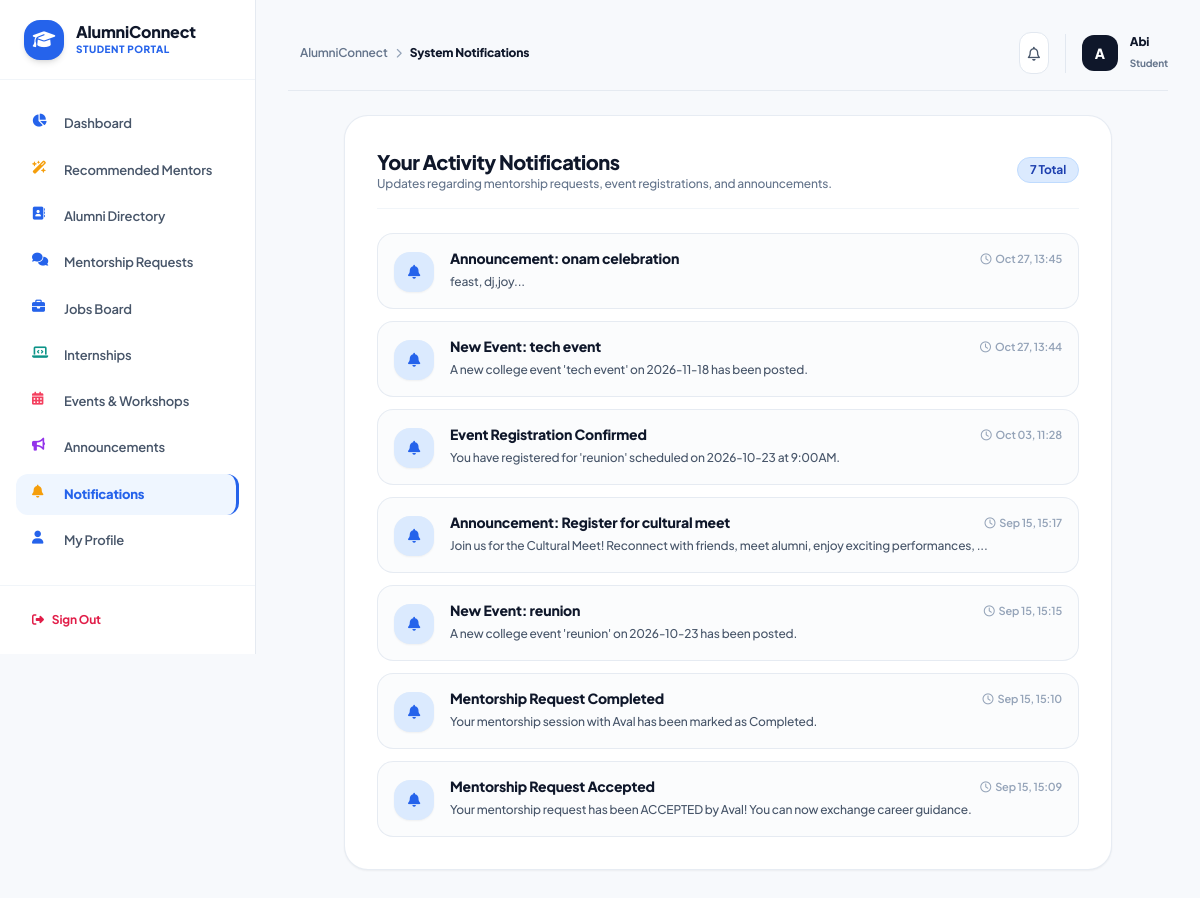
The page /student/notifications (signed in) on the database its author committed.
### models/user.py (models this page shows, shortened)
class User(UserMixin, db.Model):
    __tablename__ = 'users'
    id = db.Column(db.Integer, primary_key=True)
    name = db.Column(db.String(100), nullable=False)
    email = db.Column(db.String(120), unique=True, nullable=False, index=True)
    password_hash = db.Column(db.String(255), nullable=False)
    role = db.Column(db.String(20), nullable=False, default='student')  # student, alumni, admin
    created_at = db.Column(db.DateTime, default=datetime.utcnow)
    is_active = db.Column(db.Boolean, default=True)
    student_profile = db.relationship('StudentProfile', backref='user', uselist=False, cascade="all, delete-orphan")
    alumni_profile = db.relationship('AlumniProfile', backref='user', uselist=False, cascade="all, delete-orphan")
    notifications = db.relationship('Notification', backref='user', cascade="all, delete-orphan")
    event_registrations = db.relationship('EventRegistration', backref='user', cascade="all, delete-orphan")

### models/notifications.py (models this page shows, shortened)
class Notification(db.Model):
    __tablename__ = 'notifications'
    id = db.Column(db.Integer, primary_key=True)
    user_id = db.Column(db.Integer, db.ForeignKey('users.id'), nullable=False)
    title = db.Column(db.String(150), nullable=False)
    message = db.Column(db.Text, nullable=False)
    notification_type = db.Column(db.String(50), default='general')  # mentorship, event, job, general
    is_read = db.Column(db.Boolean, default=False)
    created_at = db.Column(db.DateTime, default=datetime.utcnow)

### routes/student.py (the view)
@student_bp.route('/notifications')
@login_required
@role_required('student')
def notifications():
    notifs = Notification.query.filter_by(user_id=current_user.id).order_by(Notification.created_at.desc()).all()
    for n in notifs:
        n.is_read = True
    db.session.commit()
    return render_template('student/notifications.html', notifications=notifs)

### utils/helpers.py (called while the page is built, shortened)
def role_required(*roles):
    def decorator(f):
        @wraps(f)
        def decorated_function(*args, **kwargs):
            if not current_user.is_authenticated:
                flash('Please log in to access this page.', 'warning')
                return redirect(url_for('auth.login'))
            return f(*args, **kwargs)
        return decorated_function
    return decorator

### templates/student/notifications.html (shortened to what this page needs)
{% extends 'base.html' %}
{% block header_title %}System Notifications{% endblock %}
{% block content %}
<div class="max-w-3xl mx-auto space-y-6">
    <div class="bg-white rounded-3xl border border-slate-200/80 p-6 sm:p-8 shadow-sm space-y-6">
        <div class="flex items-center justify-between border-b pb-4 border-slate-100">
            <div>
                <h2 class="text-xl font-extrabold text-slate-900 tracking-tight">Your Activity Notifications</h2>
                <p class="text-xs text-slate-500 font-medium">Updates regarding mentorship requests, event registrations, and announcements.</p>
            </div>
            <span class="px-3 py-1 bg-blue-100 text-blue-800 text-xs font-bold rounded-full border border-blue-200">{{ notifications|length }} Total</span>
        </div>
        <div class="space-y-3">
            {% for n in notifications %}
            <div class="p-4 rounded-2xl border border-slate-200/80 bg-slate-50/50 flex items-start space-x-4 hover-lift transition-all">
                <div class="w-10 h-10 rounded-2xl bg-blue-100 text-blue-600 flex items-center justify-center font-bold text-sm shrink-0 mt-0.5 shadow-sm">
                    {% if n.category == 'event' %}
                    <i class="fa-solid fa-calendar-check text-purple-600"></i>
                    {% elif n.category == 'mentorship' %}
                    <i class="fa-solid fa-user-graduate text-teal-600"></i>
                    {% else %}
                    <i class="fa-solid fa-bell text-blue-600"></i>
                    {% endif %}
                </div>
                <div class="flex-1 space-y-1">
                    <div class="flex items-center justify-between">
                        <h4 class="font-extrabold text-slate-900 text-sm leading-tight">{{ n.title }}</h4>
                        <span class="text-[11px] text-slate-400 font-semibold shrink-0 ml-2"><i class="fa-regular fa-clock mr-1"></i>{{ n.created_at.strftime('%b %d, %H:%M') }}</span>
                    </div>
                    <p class="text-xs text-slate-600 leading-relaxed font-medium">{{ n.message }}</p>
                </div>
            </div>
            {% endfor %}
        </div>
    </div>
</div>
{% endblock %}

### templates/base.html (shortened to what this page needs)
<!DOCTYPE html>
<html lang="en" class="h-full">
<head>
  <script src="https://cdn.tailwindcss.com"></script>
  <link rel="stylesheet" href="https://cdnjs.cloudflare.com/ajax/libs/font-awesome/6.5.1/css/all.min.css">
  <link rel="stylesheet" href="{{ url_for('static', filename='css/style.css') }}">
</head>
<body class="bg-[#F7F9FC] text-slate-900 font-sans min-h-full flex flex-col antialiased selection:bg-blue-100 selection:text-blue-900">
  {% if current_user.is_authenticated %}
  <div class="min-h-screen flex flex-col md:flex-row">
    <aside id="mobile-sidebar" class="fixed md:static top-0 left-0 z-50 h-full w-64 bg-white border-r border-[#E5EAF1] flex flex-col transition-transform duration-300 -translate-x-full md:translate-x-0 shrink-0">
      <div class="h-20 px-6 border-b border-slate-100 flex items-center justify-between">
        <a href="{{ url_for('auth.index') }}" class="flex items-center space-x-3">
          <div class="w-10 h-10 rounded-2xl {% if current_user.role == 'student' %}bg-blue-600{% elif current_user.role == 'alumni' %}bg-teal-600{% else %}bg-purple-600{% endif %} text-white flex items-center justify-center font-extrabold text-lg shadow-md">
            <i class="fa-solid fa-graduation-cap"></i>
          </div>
          <div>
            <span class="text-base font-extrabold text-slate-900 block leading-tight">AlumniConnect</span>
            <span class="text-[10px] font-extrabold uppercase tracking-wider block {% if current_user.role == 'student' %}text-blue-600{% elif current_user.role == 'alumni' %}text-teal-600{% else %}text-purple-600{% endif %}">
              {{ current_user.role.upper() }} PORTAL
            </span>
          </div>
        </a>
      </div>
      <nav class="flex-1 overflow-y-auto px-4 py-6 space-y-1.5">
        {% if current_user.role == 'student' %}
          <a href="{{ url_for('student.dashboard') }}" class="nav-link {% if request.endpoint == 'student.dashboard' %}active-student{% endif %}">
            <i class="fa-solid fa-chart-pie w-5 text-blue-600"></i>
            <span>Dashboard</span>
          </a>
          <a href="{{ url_for('student.recommended_mentors') }}" class="nav-link {% if request.endpoint == 'student.recommended_mentors' %}active-student{% endif %}">
            <i class="fa-solid fa-wand-magic-sparkles w-5 text-amber-500"></i>
            <span>Recommended Mentors</span>
          </a>
          <a href="{{ url_for('student.alumni_directory') }}" class="nav-link {% if request.endpoint == 'student.alumni_directory' %}active-student{% endif %}">
            <i class="fa-solid fa-address-book w-5 text-blue-600"></i>
            <span>Alumni Directory</span>
          </a>
          <a href="{{ url_for('student.mentorship_requests') }}" class="nav-link {% if request.endpoint == 'student.mentorship_requests' %}active-student{% endif %}">
            <i class="fa-solid fa-comments w-5 text-blue-600"></i>
            <span>Mentorship Requests</span>
          </a>
          <a href="{{ url_for('student.jobs') }}" class="nav-link {% if request.endpoint == 'student.jobs' %}active-student{% endif %}">
            <i class="fa-solid fa-briefcase w-5 text-blue-600"></i>
            <span>Jobs Board</span>
          </a>
          <a href="{{ url_for('student.internships') }}" class="nav-link {% if request.endpoint == 'student.internships' %}active-student{% endif %}">
            <i class="fa-solid fa-laptop-code w-5 text-teal-600"></i>
            <span>Internships</span>
          </a>
          <a href="{{ url_for('student.events') }}" class="nav-link {% if request.endpoint == 'student.events' %}active-student{% endif %}">
            <i class="fa-solid fa-calendar-days w-5 text-rose-500"></i>
            <span>Events & Workshops</span>
          </a>
          <a href="{{ url_for('student.announcements') }}" class="nav-link {% if request.endpoint == 'student.announcements' %}active-student{% endif %}">
            <i class="fa-solid fa-bullhorn w-5 text-purple-600"></i>
            <span>Announcements</span>
          </a>
          <a href="{{ url_for('student.notifications') }}" class="nav-link {% if request.endpoint == 'student.notifications' %}active-student{% endif %}">
            <i class="fa-solid fa-bell w-5 text-amber-500"></i>
            <span>Notifications</span>
          </a>
          <a href="{{ url_for('student.profile') }}" class="nav-link {% if request.endpoint == 'student.profile' %}active-student{% endif %}">
            <i class="fa-solid fa-user w-5 text-blue-600"></i>
            <span>My Profile</span>
          </a>
        {% endif %}
      </nav>
      <div class="p-4 border-t border-slate-100">
        <a href="{{ url_for('auth.logout') }}" class="flex items-center space-x-2 px-4 py-2.5 text-xs font-bold text-rose-600 hover:bg-rose-50 rounded-xl transition-all">
          <i class="fa-solid fa-right-from-bracket"></i>
          <span>Sign Out</span>
        </a>
      </div>
    </aside>
    <main class="flex-1 p-6 sm:p-8 space-y-6 overflow-y-auto">
      <header class="flex items-center justify-between pb-4 border-b border-[#E5EAF1]">
        <div class="flex items-center space-x-3">
          <div class="text-xs font-semibold text-slate-500 flex items-center space-x-2">
            <span>AlumniConnect</span>
            <i class="fa-solid fa-chevron-right text-[10px] text-slate-400"></i>
            <span class="text-slate-900 font-extrabold capitalize">{% block header_title %}Portal Center{% endblock %}</span>
          </div>
        </div>
        <div class="flex items-center space-x-4">
          <a href="{% if current_user.role == 'student' %}{{ url_for('student.notifications') }}{% else %}#{% endif %}" class="relative p-2 rounded-xl bg-white border border-slate-200 text-slate-600 hover:bg-slate-50 transition-colors">
            <i class="fa-regular fa-bell text-sm"></i>
          </a>
          <div class="flex items-center space-x-3 border-l border-slate-200 pl-4">
            <div class="w-9 h-9 rounded-xl bg-slate-900 text-white font-black flex items-center justify-center text-sm shadow-xs">
              {{ current_user.name[0]|upper }}
            </div>
            <div class="hidden sm:block">
              <span class="font-extrabold text-slate-900 text-xs block leading-tight">{{ current_user.name }}</span>
              <span class="text-[10px] font-bold text-slate-500 capitalize">{{ current_user.role }}</span>
            </div>
          </div>
        </div>
      </header>
      {% block content %}{% endblock %}
    </main>
  </div>
  {% endif %}
</body>
</html>

### static/css/style.css (style rules this page uses)
:root { --bg-page: #F7F9FC; --bg-card: #FFFFFF; --text-primary: #172033; --text-secondary: #64748B; --border-light: #E5EAF1; --primary-blue: #2563EB; --primary-blue-hover: #1D4ED8; --primary-blue-light: #EFF6FF; --alumni-teal: #0F9D8A; --alumni-teal-hover: #0D8A79; --alumni-teal-light: #F0FDF4; --admin-violet: #7C3AED; --admin-violet-hover: #6D28D9; --admin-violet-light: #F5F3FF; --color-success: #10B981; --color-warning: #F59E0B; --color-danger: #EF4444; --radius-card: 16px; --shadow-card: 0 4px 16px -2px rgba(23, 32, 51, 0.04), 0 2px 6px -1px rgba(23, 32, 51, 0.02); --shadow-hover: 0 12px 28px -4px rgba(23, 32, 51, 0.08), 0 4px 10px -2px rgba(23, 32, 51, 0.03); }
body { font-family: 'Plus Jakarta Sans', -apple-system, BlinkMacSystemFont, sans-serif; background-color: var(--bg-page); color: var(--text-primary); letter-spacing: -0.011em; min-height: 100vh; -webkit-font-smoothing: antialiased; }
.hover-lift { transition: transform 0.2s cubic-bezier(0.16, 1, 0.3, 1), box-shadow 0.2s cubic-bezier(0.16, 1, 0.3, 1); }
.nav-link { display: flex; items-center: center; gap: 0.75rem; padding: 0.65rem 1rem; border-radius: 12px; font-size: 0.8125rem; font-weight: 600; color: #475569; transition: all 0.15s ease; }
.nav-link.active-student { background-color: var(--primary-blue-light); color: var(--primary-blue); font-weight: 800; border-right: 3px solid var(--primary-blue); }

### rows shown on the page
User: role "STUDENT", name "A", name "Abi", role "Student"
Notification: title "Announcement: onam celebration", created_at "Oct 27, 13:45", message "feast, dj,joy..."
Notification: title "New Event: tech event", created_at "Oct 27, 13:44", message "A new college event 'tech event' on 2026-11-18 has been posted."
Notification: title "Event Registration Confirmed", created_at "Oct 03, 11:28", message "You have registered for 'reunion' scheduled on 2026-10-23 at 9:00AM."
Notification: title "Announcement: Register for cultural meet", created_at "Sep 15, 15:17", message "Join us for the Cultural Meet! Reconnect with friends, meet alumni, enjoy exciting performances, ..."
Notification: title "New Event: reunion", created_at "Sep 15, 15:15", message "A new college event 'reunion' on 2026-10-23 has been posted."
Notification: title "Mentorship Request Completed", created_at "Sep 15, 15:10", message "Your mentorship session with Aval has been marked as Completed."
Notification: title "Mentorship Request Accepted", created_at "Sep 15, 15:09", message "Your mentorship request has been ACCEPTED by Aval! You can now exchange career guidance."

### other values the page prints
{{ notifications|length }} "7"
